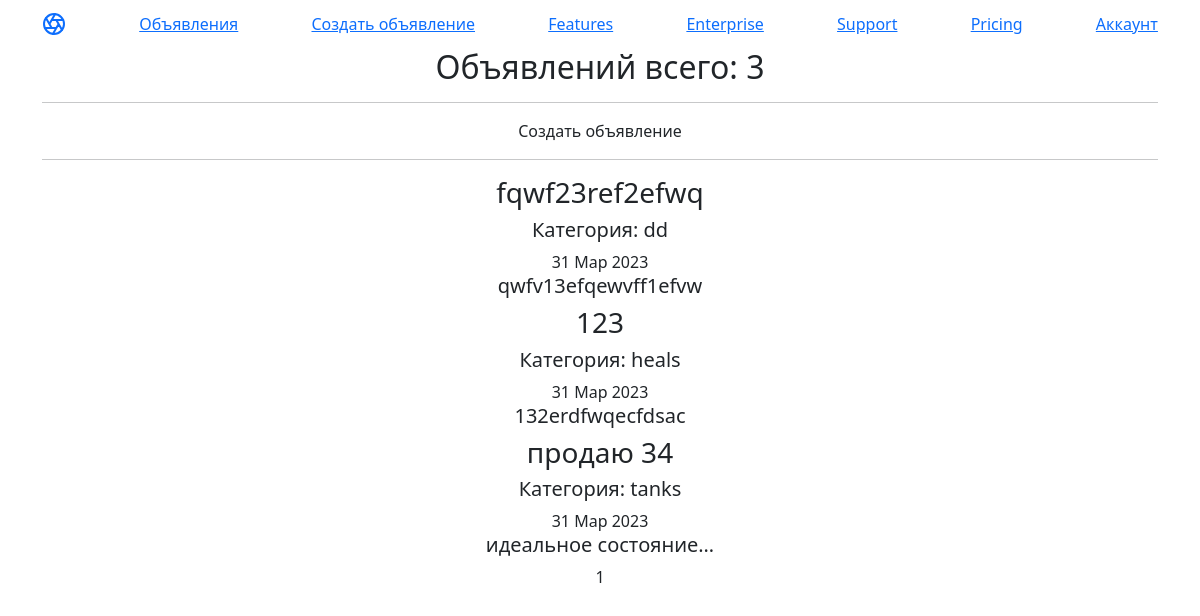
The page /ads/ on the database as committed earlier.
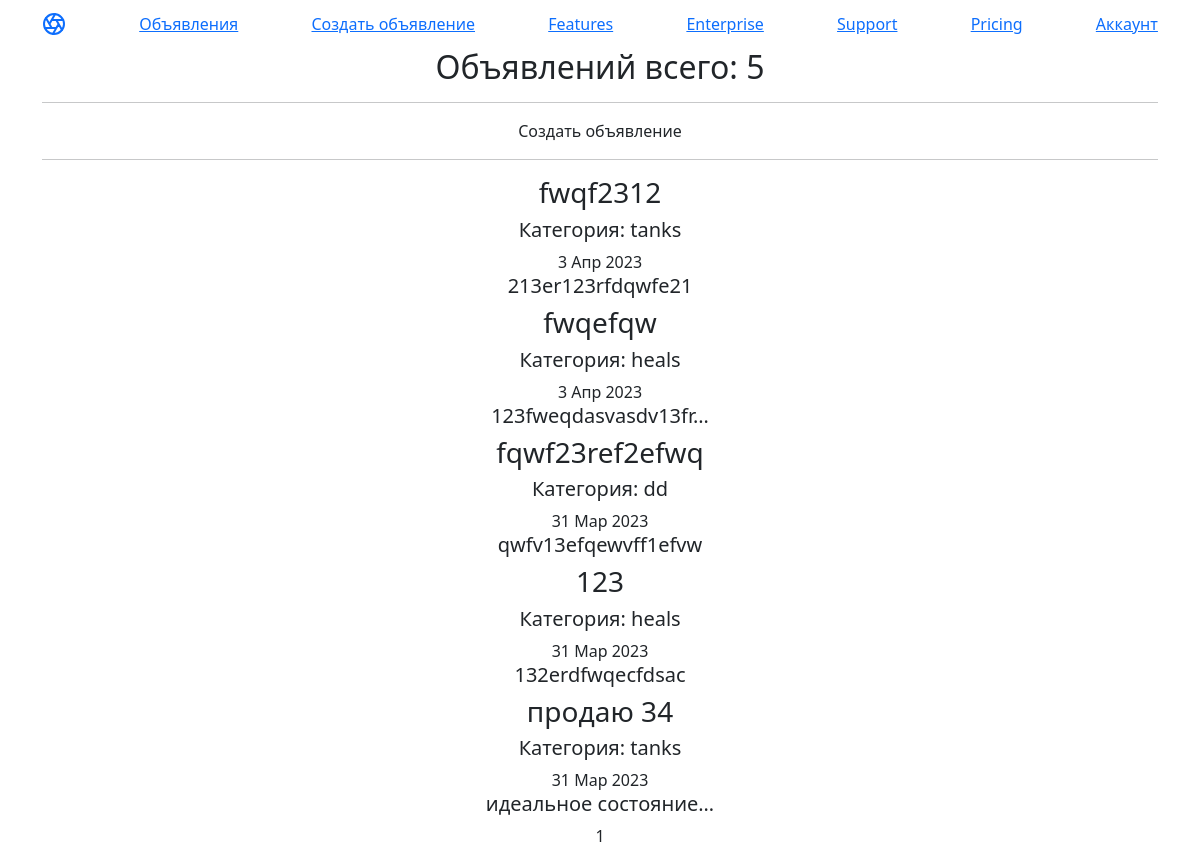
The same page on the database as committed later.
### ads/models.py (models this page shows, shortened)
class Ad(models.Model):
    title = models.CharField(max_length=128)
    text = models.TextField()
    author = models.ForeignKey(User, on_delete=models.CASCADE)
    category = models.CharField(max_length=20, choices=CAT)
    date_create = models.DateTimeField(auto_now_add=True)
    content = models.FileField(upload_to='ad_content/', blank=True)

### ads/views.py (the view)
# urls.py: path('', AdsList.as_view(), name='ads_list'),
class AdsList(ListView):
    model = Ad
    ordering = '-date_create'
    template_name = 'ads/ads.html'
    context_object_name = 'ads'
    paginate_by = 10

### templates/ads/ads.html (shortened to what this page needs)
{% extends 'ads/default.html' %}
{% block content %}
    <h2>Объявлений всего: {{ ads|length }}</h2>
    <hr>
    <a class="nav-link" href="/ads/create">Создать объявление</a>
    <hr>
    {% if ads %}
        {% for ad in ads %}
            <a class="nav-link" href="/ads/{{ ad.id }}"><h3>{{ ad.title }}</h3></a>
            <h5>Категория: {{ ad.category }} </h5>
            <time>{{ ad.date_create|date:'j M Y' }}</time>
            <h5>{{ ad.text|truncatechars:20 }}</h5>
        {% endfor %}
    {% else %}
        <h4>Объявлений нет!</h4>
    {% endif %}
    {{ page_obj.number }}
{% endblock %}

Rows that differ between the two databases and show on the page:
added Ad: title "fwqf2312", category "tanks", date_create "3 Апр 2023", text "213er123rfdqwfe21"
added Ad: title "fwqefqw", category "heals", date_create "3 Апр 2023", text "123fweqdasvasdv13fr…"
Other text that changed with them:
{{ ads|length }}: "3" → "5"
